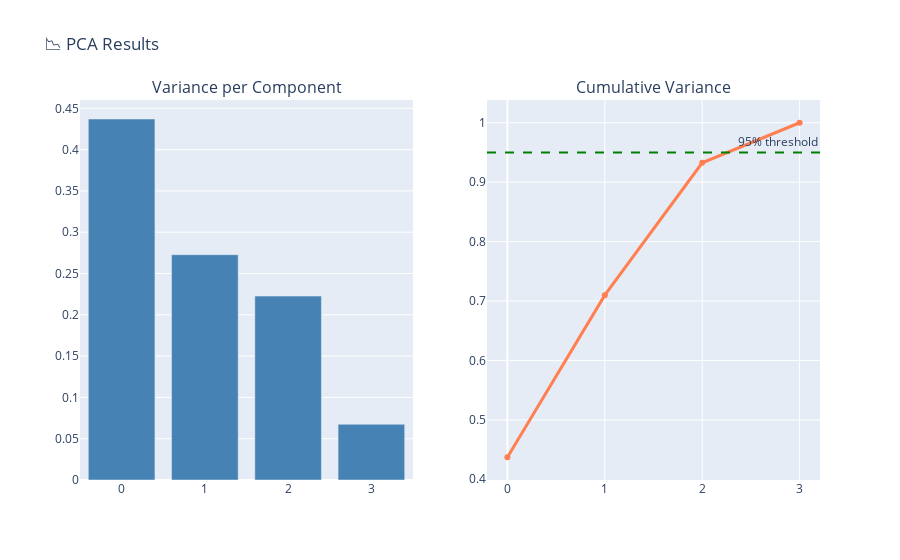

This figure's notebook cell:
### Markdown cell above
---
## 4. PCA Analysis

Dimensionality reduction and variance explanation.

### Code cell
# PCA Analysis
pca_results = ml.pca_analysis(features)

print('🔬 PCA ANALYSIS')
print('=' * 50)
for i, var in enumerate(pca_results['explained_variance'], 1):
    print(f"PC{i}: {var*100:.1f}% variance")
print(f"\nComponents needed for 95% variance: {pca_results['n_components_selected']}")

# Scree plot
fig = make_subplots(rows=1, cols=2, subplot_titles=('Variance per Component', 'Cumulative Variance'))

fig.add_trace(go.Bar(
    y=pca_results['explained_variance'],
    name='Individual',
    marker_color='steelblue'
), row=1, col=1)

fig.add_trace(go.Scatter(
    y=pca_results['cumulative_variance'],
    mode='lines+markers',
    name='Cumulative',
    line=dict(color='coral', width=3)
), row=1, col=2)

fig.add_hline(y=0.95, line_dash='dash', line_color='green', row=1, col=2,
              annotation_text='95% threshold')

fig.update_layout(title='📉 PCA Results', showlegend=False, height=400)
fig

### Figure 1 — Plotly figure (JSON) as saved in the notebook; plotly's stock layout.template omitted (floating-point values rounded to 4 significant figures)
{"data": [{"marker": {"color": "steelblue"}, "name": "Individual", "type": "bar", "xaxis": "x", "y": [0.4371, 0.2728, 0.2227, 0.06745], "yaxis": "y"}, {"line": {"color": "coral", "width": 3}, "mode": "lines+markers", "name": "Cumulative", "type": "scatter", "xaxis": "x2", "y": [0.4371, 0.7099, 0.9325, 1], "yaxis": "y2"}], "layout": {"annotations": [{"font": {"size": 16}, "showarrow": false, "text": "Variance per Component", "x": 0.225, "xanchor": "center", "xref": "paper", "y": 1, "yanchor": "bottom", "yref": "paper"}, {"font": {"size": 16}, "showarrow": false, "text": "Cumulative Variance", "x": 0.775, "xanchor": "center", "xref": "paper", "y": 1, "yanchor": "bottom", "yref": "paper"}, {"showarrow": false, "text": "95% threshold", "x": 1, "xanchor": "right", "xref": "x2 domain", "y": 0.95, "yanchor": "bottom", "yref": "y2"}], "autosize": true, "shapes": [{"line": {"color": "green", "dash": "dash"}, "type": "line", "x0": 0, "x1": 1, "xref": "x2 domain", "y0": 0.95, "y1": 0.95, "yref": "y2"}], "showlegend": false, "title": {"text": "📉 PCA Results"}, "xaxis": {"anchor": "y", "autorange": true, "domain": [0, 0.45], "range": [-0.5, 3.5]}, "xaxis2": {"anchor": "y2", "autorange": true, "domain": [0.55, 1], "range": [-0.2001, 3.2]}, "yaxis": {"anchor": "x", "autorange": true, "domain": [0, 1], "range": [0, 0.4601], "type": "linear"}, "yaxis2": {"anchor": "x2", "autorange": true, "domain": [0, 1], "range": [0.3935, 1.044], "type": "linear"}}}
